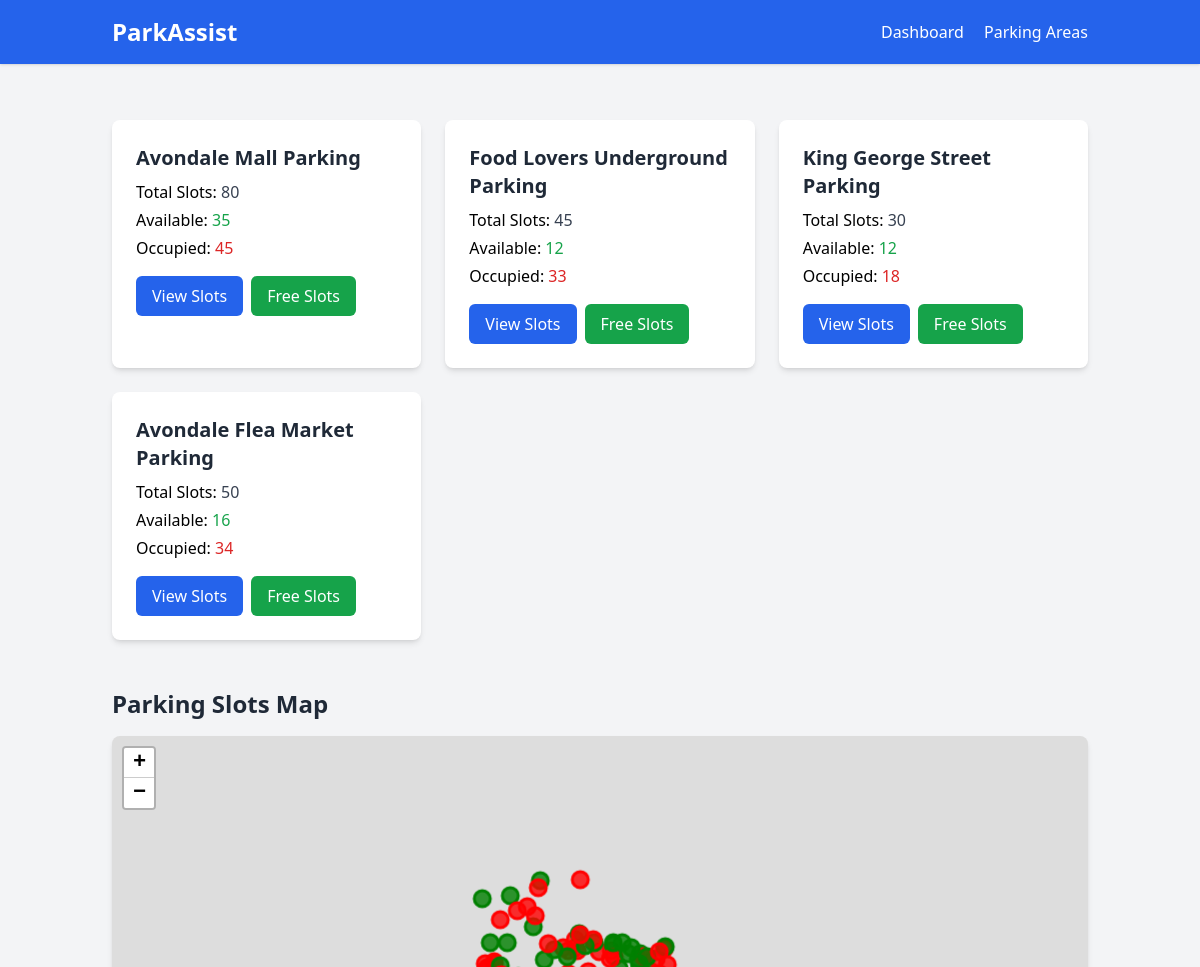
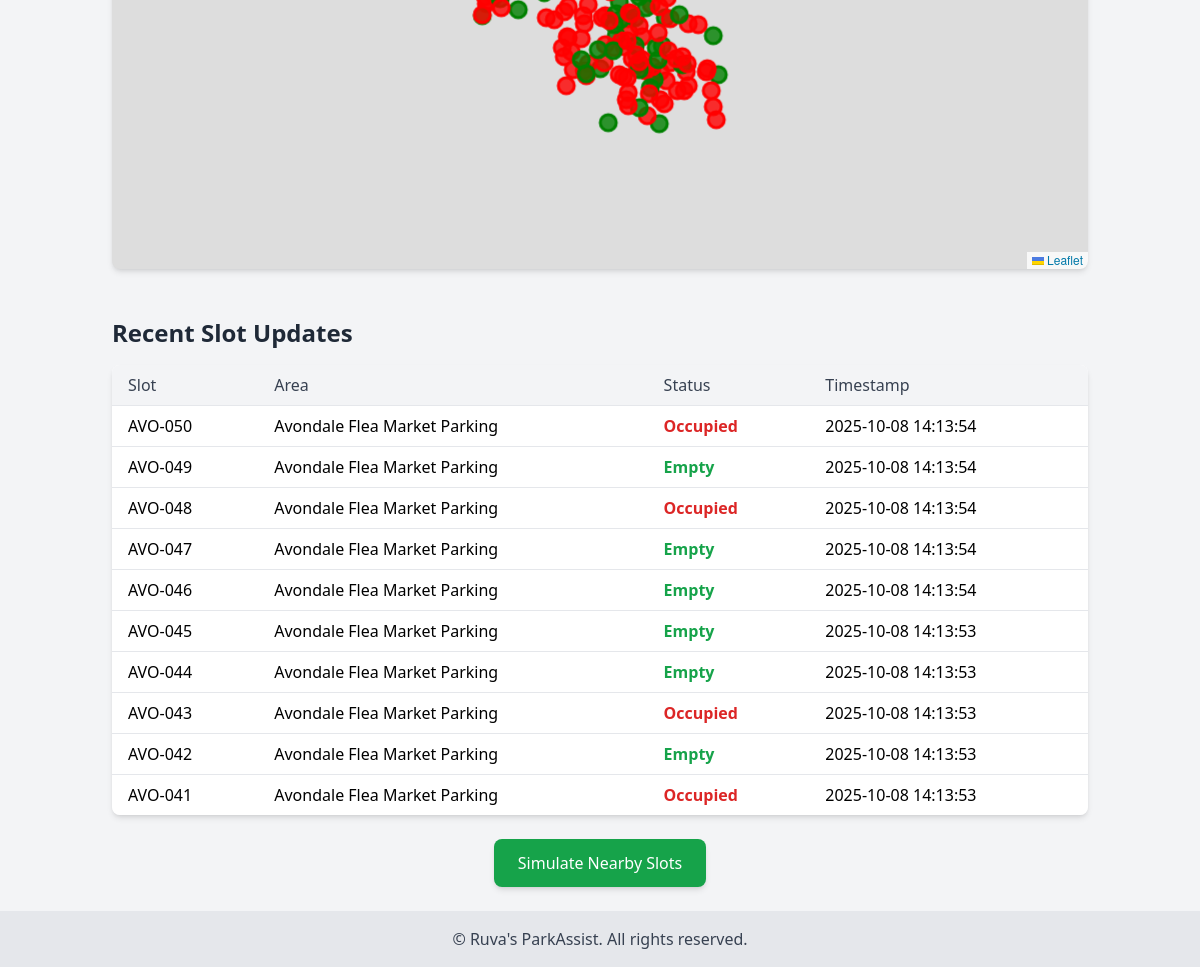
The page / on the database its author committed (2 pictures, top to bottom).
### parking/models.py (models this page shows, shortened)
class ParkingArea(models.Model):
    name = models.CharField(max_length=100, unique=True, verbose_name="Area Name")
    total_capacity = models.IntegerField(default=0)
    area_type = models.CharField(
        max_length=50,
        choices=[('street','Street'), ('garage','Garage'), ('lot','Lot')]
    )
    boundary = models.JSONField(blank=True, null=True, help_text="List of coordinates defining area boundary")
    class Meta:
        verbose_name = "Parking Area"
        verbose_name_plural = "Parking Areas"
    @property
    def occupied_slots_count(self):
        return self.slots.filter(statuses__is_occupied=True).count()
    @property
    def available_slots_count(self):
        return self.total_capacity - self.occupied_slots_count

class SlotStatus(models.Model):
    slot = models.ForeignKey(ParkingSlot, on_delete=models.CASCADE, related_name='statuses')
    is_occupied = models.BooleanField()
    timestamp = models.DateTimeField(default=timezone.now)
    sensor = models.ForeignKey(Sensor, on_delete=models.SET_NULL, null=True, blank=True, related_name='statuses')
    class Meta:
        verbose_name = "Slot Status"
        verbose_name_plural = "Slot Statuses"
        ordering = ['-timestamp']

class ParkingSlot(models.Model):
    slot_id = models.CharField(max_length=20, verbose_name="Slot ID")
    area = models.ForeignKey(ParkingArea, on_delete=models.CASCADE, related_name='slots')
    level = models.ForeignKey(GarageLevel, on_delete=models.CASCADE, related_name='slots', null=True, blank=True)
    latitude = models.DecimalField(max_digits=9, decimal_places=6, blank=True, null=True)
    longitude = models.DecimalField(max_digits=9, decimal_places=6, blank=True, null=True)
    is_handicapped = models.BooleanField(default=False)
    reserved_for = models.CharField(max_length=50, blank=True, null=True)  # e.g., VIP, staff
    class Meta:
        verbose_name = "Parking Slot"
        verbose_name_plural = "Parking Slots"
        unique_together = ('slot_id', 'area')
    @property
    def latest_status(self):
        return self.statuses.order_by('-timestamp').first()

### parking/views.py (the view)
# urls.py: path('', views.index, name='index'),
def index(request):
    areas = ParkingArea.objects.prefetch_related('slots', 'slots__statuses').all()
    recent_statuses = SlotStatus.objects.order_by('-timestamp')[:10]
    return render(request, 'parking/index.html', {
        'areas': areas,
        'recent_statuses': recent_statuses
    })

### templates/parking/index.html (shortened to what this page needs)
{% extends "base.html" %}
{% block content %}
<section class="mt-8 grid grid-cols-1 md:grid-cols-3 gap-6">
    {% for area in areas %}
    <div class="bg-white shadow-md rounded-lg p-6 transition hover:shadow-xl hover:scale-105">
        <h2 class="text-xl font-semibold mb-2 text-gray-800">{{ area.name }}</h2>
        <div class="flex flex-col gap-1">
            <p>Total Slots: <span class="font-medium text-gray-700">{{ area.total_capacity }}</span></p>
            <p>Available: <span class="font-medium text-green-600">{{ area.available_slots_count }}</span></p>
            <p>Occupied: <span class="font-medium text-red-600">{{ area.occupied_slots_count }}</span></p>
        </div>
        <div class="mt-4 flex gap-2">
            <a href="{% url 'parking_area_detail' area.id %}" class="bg-blue-600 text-white px-4 py-2 rounded-md hover:bg-blue-700 transition">View Slots</a>
            <a href="{% url 'find_free_slots' area.id %}" class="bg-green-600 text-white px-4 py-2 rounded-md hover:bg-green-700 transition">Free Slots</a>
        </div>
    </div>
    {% empty %}
    <p class="text-center text-gray-500">No parking areas found.</p>
    {% endfor %}
</section>
<section class="mt-12">
    <h2 class="text-2xl font-bold mb-4 text-gray-800">Parking Slots Map</h2>
    <div id="map" class="w-full h-[500px] rounded-lg shadow-md"></div>
</section>
<section class="mt-12">
    <h2 class="text-2xl font-bold mb-4 text-gray-800">Recent Slot Updates</h2>
    <div class="overflow-x-auto rounded-lg shadow-md">
        <table class="min-w-full bg-white divide-y divide-gray-200">
            <thead class="bg-gray-100">
                <tr>
                    <th class="px-4 py-2 text-left text-gray-700 font-medium">Slot</th>
                    <th class="px-4 py-2 text-left text-gray-700 font-medium">Area</th>
                    <th class="px-4 py-2 text-left text-gray-700 font-medium">Status</th>
                    <th class="px-4 py-2 text-left text-gray-700 font-medium">Timestamp</th>
                </tr>
            </thead>
            <tbody class="divide-y divide-gray-200">
                {% for status in recent_statuses %}
                <tr class="hover:bg-gray-50">
                    <td class="px-4 py-2">{{ status.slot.slot_id }}</td>
                    <td class="px-4 py-2">{{ status.slot.area.name }}</td>
                    <td class="px-4 py-2">
                        {% if status.is_occupied %}
                        <span class="text-red-600 font-semibold">Occupied</span>
                        {% else %}
                        <span class="text-green-600 font-semibold">Empty</span>
                        {% endif %}
                    </td>
                    <td class="px-4 py-2">{{ status.timestamp|date:"Y-m-d H:i:s" }}</td>
                </tr>
                {% empty %}
                <tr>
                    <td colspan="4" class="px-4 py-4 text-center text-gray-500">No recent updates</td>
                </tr>
                {% endfor %}
            </tbody>
        </table>
    </div>
</section>
<div class="mt-6 text-center">
    <button id="simulate-btn" class="bg-green-600 text-white px-6 py-3 rounded-lg hover:bg-green-700 transition shadow-md hover:shadow-lg">
        Simulate Nearby Slots
    </button>
</div>
{% endblock %}

### templates/base.html (style rules this page uses)
#map { height: 500px; width: 100%; border-radius: 0.5rem; }

### rows shown on the page
ParkingArea: name "Avondale Mall Parking", total_capacity "80", available_slots_count "35", occupied_slots_count "45"
ParkingArea: name "Food Lovers Underground Parking", total_capacity "45", available_slots_count "12", occupied_slots_count "33"
ParkingArea: name "King George Street Parking", total_capacity "30", available_slots_count "12", occupied_slots_count "18"
ParkingArea: name "Avondale Flea Market Parking", total_capacity "50", available_slots_count "16", occupied_slots_count "34"
SlotStatus: slot.slot_id "AVO-050", slot.area.name "Avondale Flea Market Parking", is_occupied "Occupied", timestamp "2025-10-08 14:13:54"
SlotStatus: slot.slot_id "AVO-049", slot.area.name "Avondale Flea Market Parking", is_occupied "Empty", timestamp "2025-10-08 14:13:54"
SlotStatus: slot.slot_id "AVO-048", slot.area.name "Avondale Flea Market Parking", is_occupied "Occupied", timestamp "2025-10-08 14:13:54"
SlotStatus: slot.slot_id "AVO-047", slot.area.name "Avondale Flea Market Parking", is_occupied "Empty", timestamp "2025-10-08 14:13:54"
SlotStatus: slot.slot_id "AVO-046", slot.area.name "Avondale Flea Market Parking", is_occupied "Empty", timestamp "2025-10-08 14:13:54"
SlotStatus: slot.slot_id "AVO-045", slot.area.name "Avondale Flea Market Parking", is_occupied "Empty", timestamp "2025-10-08 14:13:53"
SlotStatus: slot.slot_id "AVO-044", slot.area.name "Avondale Flea Market Parking", is_occupied "Empty", timestamp "2025-10-08 14:13:53"
SlotStatus: slot.slot_id "AVO-043", slot.area.name "Avondale Flea Market Parking", is_occupied "Occupied", timestamp "2025-10-08 14:13:53"
SlotStatus: slot.slot_id "AVO-042", slot.area.name "Avondale Flea Market Parking", is_occupied "Empty", timestamp "2025-10-08 14:13:53"
SlotStatus: slot.slot_id "AVO-041", slot.area.name "Avondale Flea Market Parking", is_occupied "Occupied", timestamp "2025-10-08 14:13:53"
